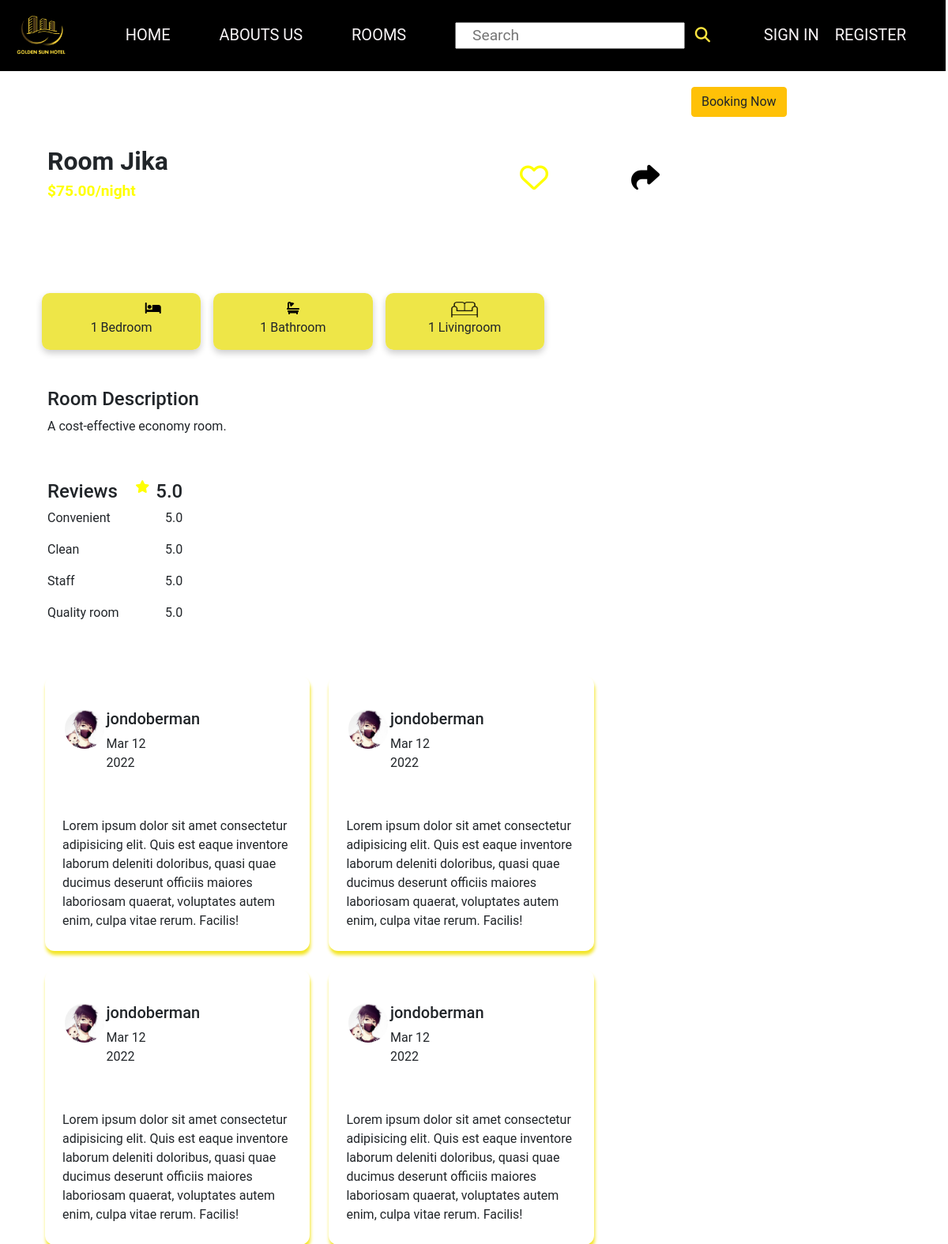
The app's page /index.php?controller=rooms&action=detail&id=6 with its own data.
### tables this page shows
CREATE TABLE `rooms` (
  `id` bigint(20) NOT NULL,
  `name` varchar(50) DEFAULT NULL,
  `bedroom` int(50) DEFAULT NULL,
  `bathroom` int(50) DEFAULT NULL,
  `livingroom` int(50) DEFAULT NULL,
  `type` varchar(50) DEFAULT NULL,
  `price` decimal(10,2) DEFAULT NULL,
  `tax` decimal(10,2) DEFAULT NULL,
  `cleaning_fee` decimal(10,2) DEFAULT NULL,
  `description` text DEFAULT NULL,
  `status` tinyint(1) DEFAULT NULL,
  `updated_at` timestamp NOT NULL DEFAULT current_timestamp() ON UPDATE current_timestamp(),
  `created_at` timestamp NOT NULL DEFAULT current_timestamp()
);

### controllers/web/roomcontroller.php (called while the page is built, shortened)
<?php
include_once 'models/RoomModel.php';
class RoomController
{
    private $roomModel;
    public function __construct()
    {
        $this->roomModel = new RoomModel();
    }
    public function handleRequest()
    {
        $action = isset($_GET['action']) ? $_GET['action'] : 'list';
        switch ($action) {
            case 'detail':
                $this->getDetail($_GET['id']);
                break;
        }
    }
    private function getDetail($id)
    {
        $query = $this->roomModel->getRoomById($id);
        $room = [];
        while($row = $query->fetch_assoc()) {
            if(empty($room)) {
                $room['id'] = $row['id'];
                $room['name'] = $row['name'];
                $room['bedroom'] = $row['bedroom'];
                $room['bathroom'] = $row['bathroom'];
                $room['livingroom'] = $row['livingroom'];
                $room['type'] = $row['type'];
                $room['price'] = $row['price'];
                $room['tax'] = $row['tax'];
                $room['cleaning_fee'] = $row['cleaning_fee'];
                $room['description'] = $row['description'];
                $room['status'] = $row['status'];
            }
            $room['images'][] = $row['image'];
        }
        include 'views/web/rooms/detail.view.php';
    }
}

### routes/web.route.php (called while the page is built, shortened)
<?php
include 'controllers/web/RoomController.php';
$controller = isset($_GET['controller']) ? $_GET['controller'] : 'index';
$routes = [
    'index' => 'HomeController',
    'about' => 'aboutcontroller',
    'detail' => 'detailcontroller',
    'bookings' => 'bookingcontroller',
    'payments' => 'PaymentController',
    'rooms' => 'RoomController',
    'auth' => 'AuthController',
    'users' => 'UserController'
];
if (array_key_exists($controller, $routes)) {
    $admin = new $routes[$controller];
    $admin->handleRequest();
} else {
    http_response_code(404);
    require 'views/errors/404.php';
    die();
}

### index.php (called while the page is built, shortened)
<?php
require 'routes/web.route.php';

### config/database.php (called while the page is built, shortened)
<?php
class ConnectDB {
    private $server = 'localhost';
    private $username = 'root';
    private $password = '';
    private $database = 'hotel_management';
    protected function connect() {
        $connect = mysqli_connect($this->server,
            $this->username,
            $this->password,
            $this->database);
        mysqli_set_charset($connect,"utf8");
        return $connect;
    }
}
?>

### models/RoomModel.php (called while the page is built, shortened)
<?php
include_once 'config/database.php';
class RoomModel extends ConnectDB
{
    function getRoomById($id)
    {
        $sql = "SELECT rooms.id, rooms.name, rooms.bedroom, rooms.bathroom, rooms.livingroom,
        rooms.type, rooms.price, rooms.tax, rooms.cleaning_fee,
        rooms.description, rooms.status, rooms.updated_at, rooms.created_at,
        room_images.image
        FROM rooms
        LEFT JOIN room_images ON rooms.id = room_images.room_id
        WHERE rooms.id = $id";
        return mysqli_query($this->connect(), $sql);
    }
}
?>

### views/web/rooms/detail.view.php (the view, shortened to what this page needs)
<?php include "./views/web/partials/header.view.php" ?>
<div class="container">
    <form action="" method="">
        <div class="row details_room">
            <div class="row content">
                <div class="col-lg-9 col-12">
                    <div class="row content-text">
                        <div class="col-lg-4 col-6 content__text">
                            <p id="name_room_detail"><?php echo $room['name']; ?></p>
                            <p id="price_room_detail" style="color: yellow;">$<?php echo $room['price']; ?>/night</p>
                        </div>
                        <div class="col-lg-4 col-6 context__icon">
                            <a href="đường_dẫn_của_bạn">
                                <i id="icon_heart_detail" class="fa-regular fa-heart " style="color: yellow;"></i>
                            </a>
                            <i id="icon_share_detail" class="fa-solid fa-share" onclick="shareViaEmail()"></i>
                        </div>
                    </div>
                    <div class="row content-icon">
                        <div class="col-lg-3 my-2 mx-2 pt-2 icon__room" style="background-color:#ebe124d4;">
                            <i class="fa-solid fa-bed"></i>
                            <p id="type1"><?php echo $room['bedroom']; ?> Bedroom</p>
                        </div>
                        <div class="col-lg-3 my-2 mx-2 pt-2 icon__room" style="background-color: #ebe124d4;">
                            <i class="fa fa-bath" aria-hidden="true"></i>
                            <p id="type2"><?php echo $room['bathroom']; ?> Bathroom</p>
                        </div>
                        <div class="col-lg-3 my-2 mx-2 pt-2 icon__room" style="background-color:#ebe124d4;">
                            <img src="assets/web/images/icon sofa.png" alt="" style="width: 34px;height: 20px;">
                            <p id="type3"><?php echo $room['livingroom']; ?> Livingroom</p>
                        </div>
                    </div>
                    <div class="row content-description">
                        <div class="col-lg-9">
                            <h4>Room Description</h4>
                            <p><?php echo $room['description']; ?></p>
                        </div>
                    </div>
                    <div class="row content-review">
                        <div class="col-lg-2 col-6 ">
                            <h4>Reviews</h4>
                            <p>Convenient</p>
                            <p>Clean</p>
                            <p>Staff</p>
                            <p>Quality room</p>
                        </div>
                        <div class="col-lg-1 col-6 text-end">
                            <div class="d-flex justify-content-end">
                                <i class="fa-solid fa-star  pe-2 " style="color:yellow;"></i>
                                <h4>5.0</h4>
                            </div>
                            <p id="convenient">5.0</p>
                            <p id="clean">5.0</p>
                            <p id="staff">5.0</p>
                            <p id="quality">5.0</p>
                        </div>
                    </div>
                    <div class="row content_comment-detail">
                        <div class="col-lg-5 comment-cus">
                            <div class="row">
                                <div class="col-lg-2 col-3 ">
                                    <img id="avata1" class="avata__review" src="assets/web/images/avata.jpg" alt="avata">
                                </div>
                                <div class="col-lg-4 col-6">
                                    <h5>jondoberman</h5>
                                    <p>Mar 12 2022</p>
                                </div>
                            </div>
                            <div class="row ">
                                <p>Lorem ipsum dolor sit amet consectetur adipisicing elit. Quis est eaque inventore laborum deleniti doloribus, quasi quae ducimus deserunt officiis maiores laboriosam quaerat, voluptates autem enim, culpa vitae rerum. Facilis!</p>
                            </div>
                        </div>
                        <div class="col-lg-5 comment-cus">
                            <div class="row">
                                <div class="col-lg-2 col-3">
                                    <img id="avata1" class="avata__review" src="assets/web/images/avata.jpg" alt="">
                                </div>
                                <div class="col-lg-4 col-6">
                                    <h5>jondoberman</h5>
                                    <p>Mar 12 2022</p>
                                </div>
                            </div>
                            <div class="row ">
                                <p>Lorem ipsum dolor sit amet consectetur adipisicing elit. Quis est eaque inventore laborum deleniti doloribus, quasi quae ducimus deserunt officiis maiores laboriosam quaerat, voluptates autem enim, culpa vitae rerum. Facilis!</p>
                            </div>
                        </div>
                        <div class="col-lg-5 comment-cus">
                            <div class="row">
                                <div class="col-lg-2 col-3">
                                    <img id="avata1" class="avata__review" src="assets/web/images/avata.jpg" alt="">
                                </div>
                                <div class="col-lg-4 col-6">
                                    <h5>jondoberman</h5>
                                    <p>Mar 12 2022</p>
                                </div>
                            </div>
                            <div class="row">
                                <p>Lorem ipsum dolor sit amet consectetur adipisicing elit. Quis est eaque inventore laborum deleniti doloribus, quasi quae ducimus deserunt officiis maiores laboriosam quaerat, voluptates autem enim, culpa vitae rerum. Facilis!</p>
                            </div>
                        </div>
                        <div class="col-lg-5 comment-cus">
                            <div class="row">
                                <div class="col-lg-2 col-3 ">
                                    <img id="avata1" class="avata__review" src="assets/web/images/avata.jpg" alt="avata">
                                </div>
                                <div class="col-lg-4 col-6">
                                    <h5>jondoberman</h5>
                                    <p>Mar 12 2022</p>
                                </div>
                            </div>
                            <div class="row ">
                                <p>Lorem ipsum dolor sit amet consectetur adipisicing elit. Quis est eaque inventore laborum deleniti doloribus, quasi quae ducimus deserunt officiis maiores laboriosam quaerat, voluptates autem enim, culpa vitae rerum. Facilis!</p>
                            </div>
                        </div>
                    </div>
                </div>
                <div class="col-lg-3 col-12">
                    <a href="index.php?controller=bookings&action=booking&roomId=<?php echo $room['id']; ?>" class="btn btn-warning">Booking Now</a>
                </div>
            </div>
        </div>
    </form>
</div>
<?php include "./views/web/partials/header.view.php" ?>

### assets/web/css/header.footer.css.php (style rules this page uses)
body { margin: 0; padding: 0; font-family: 'Roboto', sans-serif; }
.fa { color: #ffe53f; }
a { color: #f9f5f7; font-family: 'Roboto', sans-serif; font-size: 20px; font-style: normal; font-weight: 400; line-height: normal; text-decoration: none; }

### assets/web/css/home.css.php (style rules this page uses)
.container { display: flex; }
.row { padding: 10px; margin-top: 20px; }
.fa-solid { margin-left: 80px; color: black; }

### assets/web/css/detail.css.php (style rules this page uses)
.container { margin-top: 50px; }
.content-text { margin-top: 10px; justify-content: space-between; align-items: center; }
.context__icon { text-align: end; align-items: center; font-size: 36px; }
#icon_share_detail { cursor: pointer; font-size: 36px !important; }
#icon_heart_detail { cursor: pointer; padding-right: 20px; font-size: 36px; }
#name_room_detail { font-family: 'Roboto'; font-weight: bold; font-size: 32px; margin-bottom: 0; }
#price_room_detail { font-family: 'Roboto'; font-weight: bold; color: #ffe629; font-size: larger; }
.content-icon { text-align: center; }
.icon__room { box-shadow: 0 4px 8px 0 rgba(0, 0, 0, 0.2); border-radius: 10px; background-color: #FFE2E9; }
.icon__room i { color: black !important; }
.content-description { margin-top: 20px; }
.content-review { margin-top: 20px; }
.avata__review { width: 50px; height: 50px; border-radius: 999px; }
.content_comment-detail { margin-top: 20px; }
.comment-cus { border-radius: 12px; margin: 12px; padding-top: 12px; box-shadow: 1px 5px 4px rgb(243, 229, 35); }

### assets/web/css/booking.css.php (style rules this page uses)
.content__text { margin: 0; margin-top: 50px; margin-bottom: 50px; }

### assets/web/css/payment.css.php (style rules this page uses)
.content__text { margin: 0; margin-top: 50px; margin-bottom: 50px; }

### records on screen
rooms: name "Room Jika", price "75.00", bedroom "1", bathroom "1", livingroom "1", description "A cost-effective economy room."
